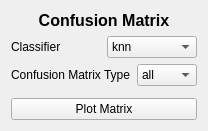
            <widget class="QWidget" name="confusion_pg">
             <layout class="QVBoxLayout" name="verticalLayout_16">
              <item>
               <widget class="QLabel" name="label_21">
                <property name="text">
                 <string>&lt;html&gt;&lt;head/&gt;&lt;body&gt;&lt;p align=&quot;center&quot;&gt;&lt;span style=&quot; font-size:12pt; font-weight:600;&quot;&gt;Confusion Matrix&lt;/span&gt;&lt;/p&gt;&lt;/body&gt;&lt;/html&gt;</string>
                </property>
               </widget>
              </item>
              <item>
               <layout class="QHBoxLayout" name="horizontalLayout_24">
                <item>
                 <widget class="QLabel" name="label_6">
                  <property name="text">
                   <string>Classifier</string>
                  </property>
                 </widget>
                </item>
                <item>
                 <widget class="QComboBox" name="confusion_matrix_classifier_cb">
                  <item>
                   <property name="text">
                    <string>knn</string>
                   </property>
                  </item>
                  <item>
                   <property name="text">
                    <string>lda</string>
                   </property>
                  </item>
                  <item>
                   <property name="text">
                    <string>gnb</string>
                   </property>
                  </item>
                  <item>
                   <property name="text">
                    <string>tree</string>
                   </property>
                  </item>
                  <item>
                   <property name="text">
                    <string>lin_svm</string>
                   </property>
                  </item>
                 </widget>
                </item>
               </layout>
              </item>
              <item>
               <layout class="QHBoxLayout" name="horizontalLayout_25">
                <item>
                 <widget class="QLabel" name="label_7">
                  <property name="text">
                   <string>Confusion Matrix Type</string>
                  </property>
                 </widget>
                </item>
                <item>
                 <widget class="QComboBox" name="confusin_matrix_type_cb">
                  <item>
                   <property name="text">
                    <string>all</string>
                   </property>
                  </item>
                  <item>
                   <property name="text">
                    <string>None</string>
                   </property>
                  </item>
                  <item>
                   <property name="text">
                    <string>true</string>
                   </property>
                  </item>
                  <item>
                   <property name="text">
                    <string>pred</string>
                   </property>
                  </item>
                 </widget>
                </item>
               </layout>
              </item>
              <item>
               <widget class="QFrame" name="frame_16">
                <property name="sizePolicy">
                 <sizepolicy hsizetype="Preferred" vsizetype="Expanding">
                  <horstretch>0</horstretch>
                  <verstretch>0</verstretch>
                 </sizepolicy>
                </property>
                <property name="styleSheet">
                 <string notr="true">background-color: rgb(255, 255, 255);</string>
                </property>
                <property name="frameShape">
                 <enum>QFrame::StyledPanel</enum>
                </property>
                <property name="frameShadow">
                 <enum>QFrame::Raised</enum>
                </property>
               </widget>
              </item>
              <item>
               <widget class="QPushButton" name="plot_conf_matrix_btn_2">
                <property name="text">
                 <string>Plot Matrix</string>
                </property>
               </widget>
              </item>
             </layout>
            </widget>
